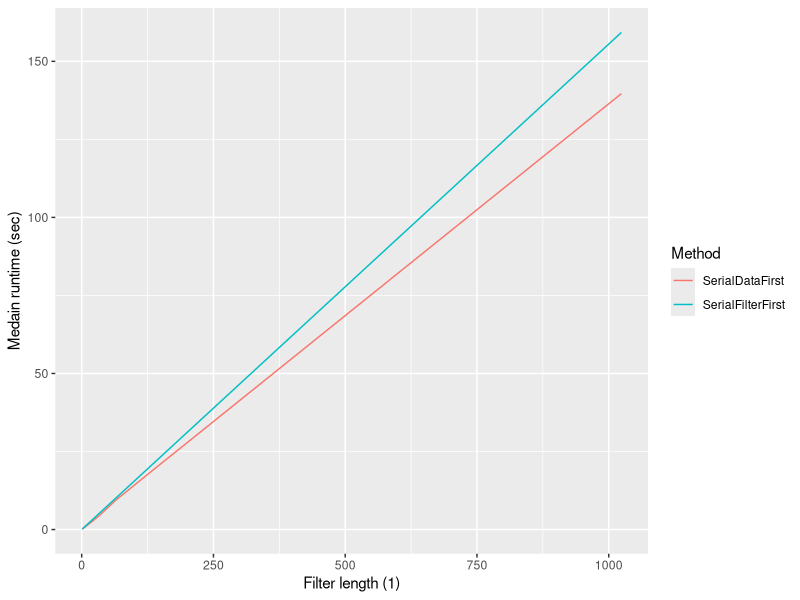
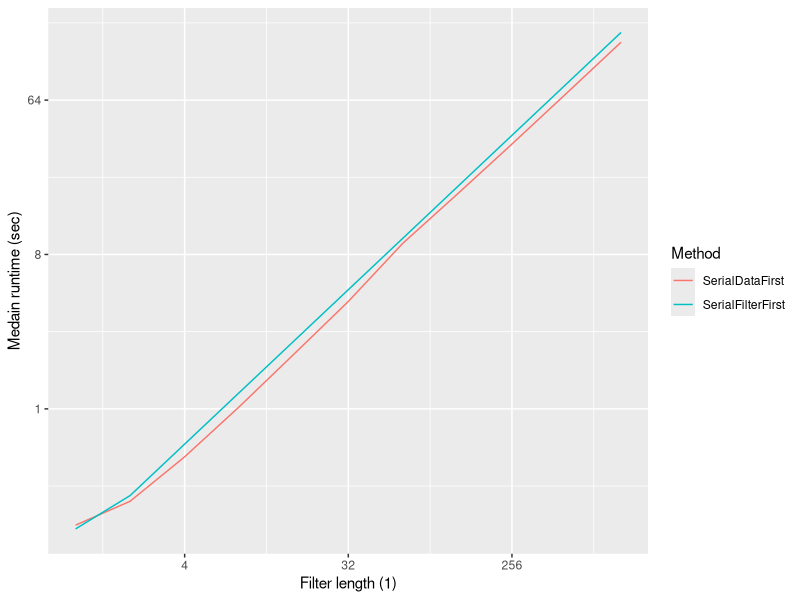
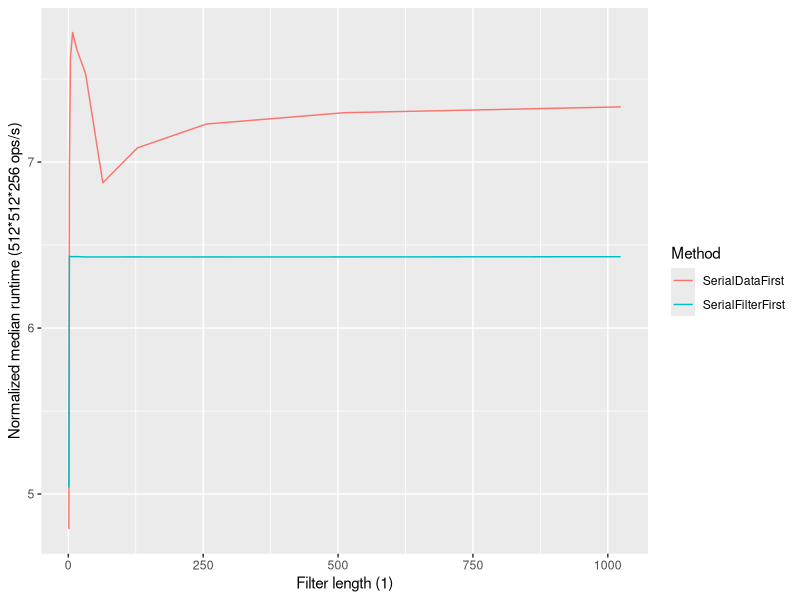
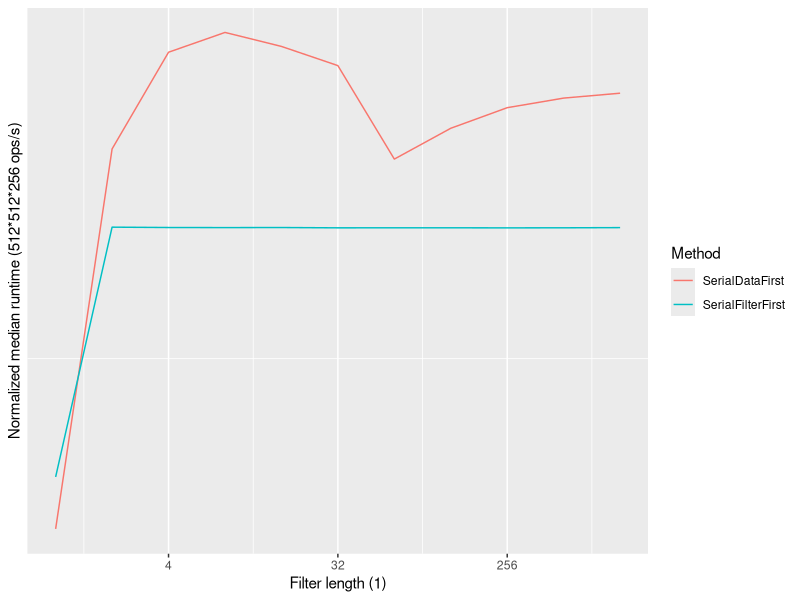
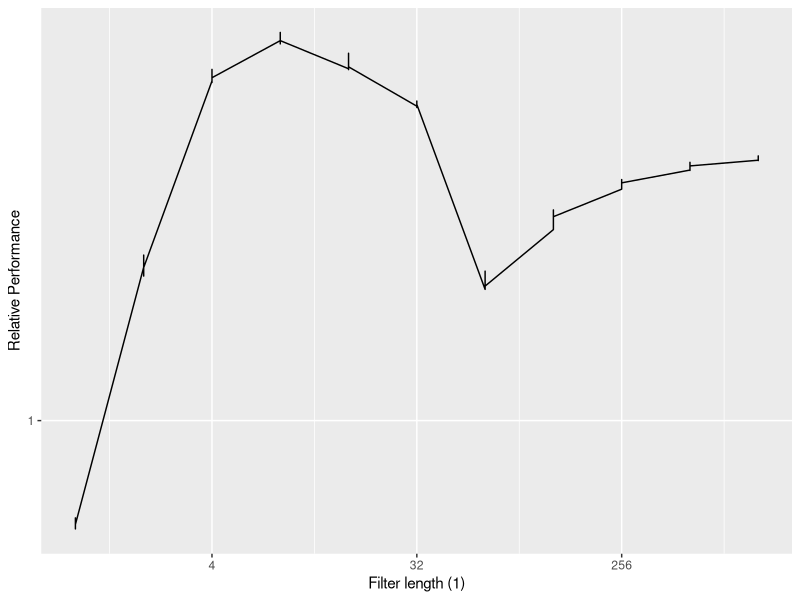
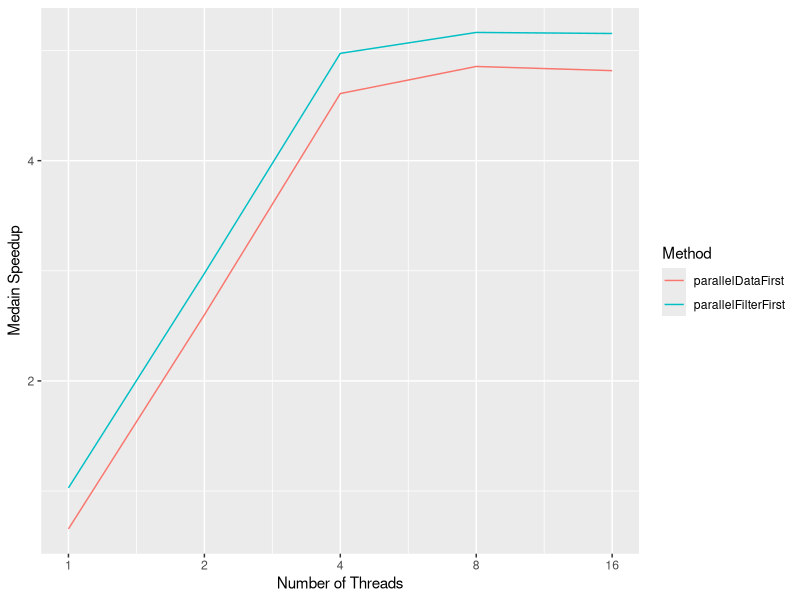

The R script that drew these images, in order:
## ---- chunk 1
knitr::opts_chunk$set(echo = FALSE)
knitr::opts_chunk$set(fig.pos = 'H')
knitr::opts_chunk$set(fig.width=6, fig.height=4)
## ---- chunk 2
library(tidyverse)

le = read_csv("loop_efficiency.txt")
lp = read_csv("loop_parallel.txt")
lu = read_csv("loop_unrolling.txt")
ds = read_csv("dynamic_schedul.txt")
ss = read_csv("static_schedul.txt")
## ---- chunk 3
data1a <- le %>% 
    group_by(filter_len) %>%
    summarize(SerialFilterFirst=median(filter_1st),SerialDataFirst=median(data_1st)) %>%
    gather(Method, Median_Time, -filter_len)

ggplot(data1a, aes(x=filter_len, y=Median_Time, colour=Method)) +
    geom_line() +
    ylab("Medain runtime (sec)") +
    xlab("Filter length (1)") 
## ---- chunk 4
ggplot(data1a, aes(x=filter_len, y=Median_Time, colour=Method)) +
    geom_line() +
    ylab("Medain runtime (sec)") +
    xlab("Filter length (1)") +
    scale_x_continuous(trans='log2') +
    scale_y_continuous(trans='log2')
## ---- chunk 5
data1b <- data1a %>% 
    mutate(normtime = filter_len / Median_Time)

ggplot(data1b, aes(x=filter_len, y=normtime, colour=Method)) +
    geom_line() +
    ylab("Normalized median runtime (512*512*256 ops/s)") +
    xlab("Filter length (1)") 
## ---- chunk 6
ggplot(data1b, aes(x=filter_len, y=normtime, colour=Method)) +
    geom_line() +
    ylab("Normalized median runtime (512*512*256 ops/s)") +
    xlab("Filter length (1)") +
    scale_x_continuous(trans='log2') +
    scale_y_continuous(trans='log2')
## ---- chunk 7
data1d <- le %>% 
    mutate(rp = filter_1st / data_1st)

ggplot(data1d, aes(x=filter_len, y=rp)) +
    geom_line() +
    ylab("Relative Performance") +
    xlab("Filter length (1)") +
    scale_x_continuous(trans='log2') +
    scale_y_continuous(trans='log2')
## ---- chunk 8
data22a <- lp %>% 
    group_by(num_threads) %>%
    summarize(parallelFilterFirst=79.643385/median(filter_1st),parallelDataFirst=70.160775/median(data_1st)) %>%
    gather(Method, Median_Speedup, -num_threads)

ggplot(data22a, aes(x=num_threads, y=Median_Speedup, colour=Method)) +
    geom_line() +
    ylab("Medain Speedup") +
    xlab("Number of Threads") +
    scale_x_continuous(trans='log2') +
    scale_y_continuous(trans='log2')
## ---- chunk 9
lp %>% 
    group_by(num_threads) %>%
    summarize(parallelFilterFirst=median(filter_1st),parallelDataFirst=median(data_1st)) %>%
    as.data.frame()
## ---- chunk 10
data23b <- data22a %>% 
    filter(Method=="parallelDataFirst", num_threads<16) %>%
    as.data.frame()

Median_Speedup = data23b$Median_Speedup
num_threads = data23b$num_threads
 
data23b
## ---- chunk 11
p = sum((1-1/Median_Speedup)*(1-1/num_threads)) / sum((1-1/num_threads)^2)
p
## ---- chunk 12
lu %>% 
    summarize(LUFilterFirst=median(filter_1st),LUDataFirst=median(data_1st)) %>%
    as.data.frame()
## ---- chunk 13
ds %>% 
    summarize(DynamicFilterFirst=median(filter_1st),DynamicDataFirst=median(data_1st)) %>%
    as.data.frame()
## ---- chunk 14
ss %>% 
    summarize(StaticFilterFirst=median(filter_1st),StaticDataFirst=median(data_1st)) %>%
    as.data.frame()
